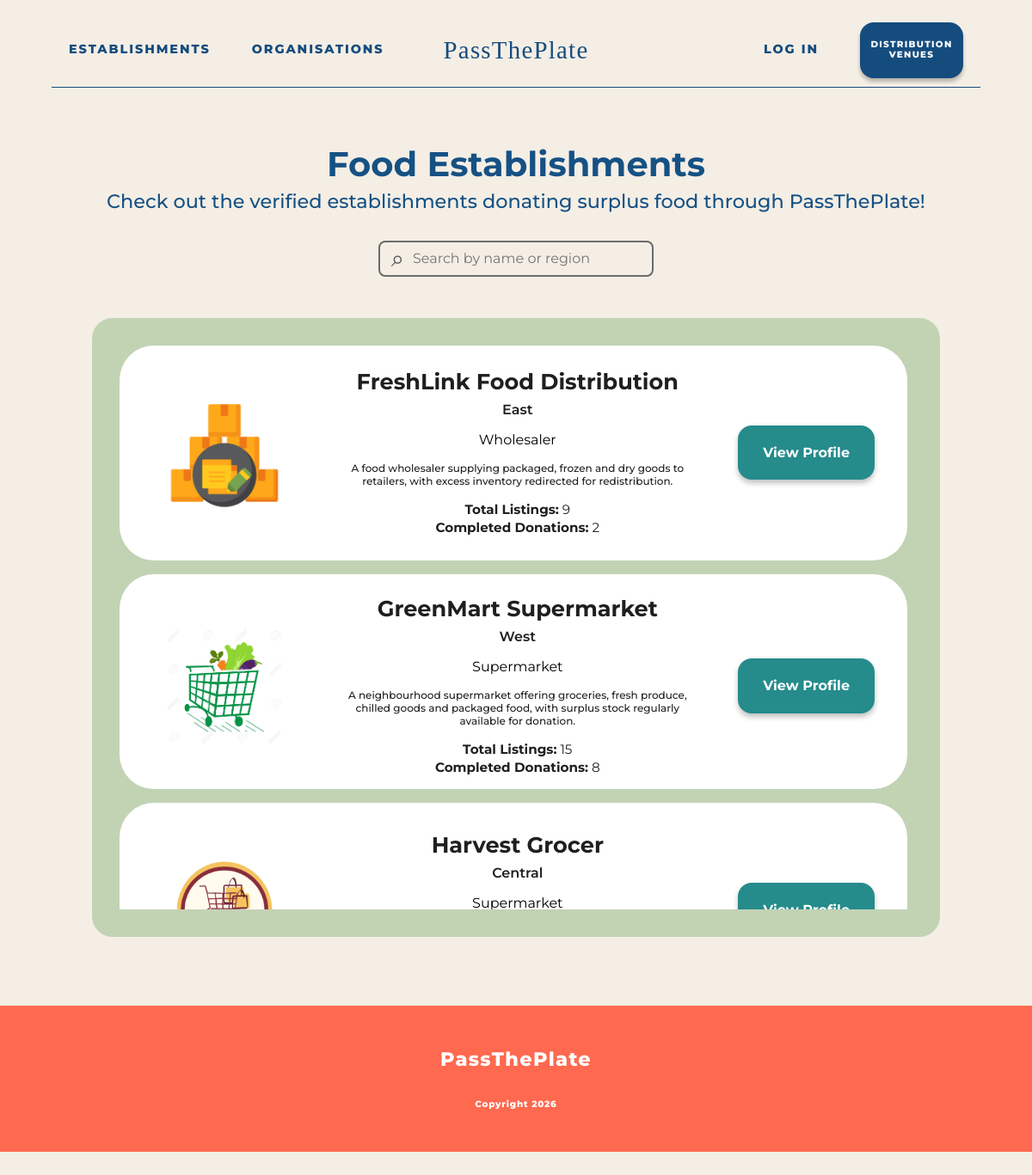
/establishments/, run on the app's committed database.
### foodrescue/models.py (models this page shows, shortened)
class Establishment(models.Model):
    class Region(models.TextChoices):
        NORTH = "north", "North"
        EAST = "east", "East"
        SOUTH = "south", "South"
        WEST = "west", "West"
        CENTRAL = "central", "Central"
    class BusinessType(models.TextChoices):
        SUPERMARKET = "supermarket", "Supermarket"
        BAKERY = "bakery", "Bakery"
        WHOLESALER = "wholesaler", "Wholesaler"
        MANUFACTURER = "manufacturer", "Manufacturer"
        OTHER = "other", "Other"
    user = models.OneToOneField(
        settings.AUTH_USER_MODEL,
        on_delete=models.CASCADE,
        related_name="establishment_profile"
    )
    business_name = models.CharField(max_length=200)
    profile_image = models.ImageField(
        upload_to="establishment_profile_images/",
        blank=True,
        null=True
    )
    description = models.TextField(blank=True)
    address = models.TextField()
    postal_code = models.CharField(
        max_length=10,
        blank=True
    )
    general_location = models.CharField(
        max_length=20,
        choices=Region.choices,
        default=Region.WEST
    )
    business_type = models.CharField(
        max_length=30,
        choices=BusinessType.choices,
        blank=True
    )
    contact_number = models.CharField(max_length=30, blank=True)
    certification_file = models.FileField(
        upload_to="establishment_certifications/",
        blank=True,
        null=True,
        validators=[FileExtensionValidator(allowed_extensions=["pdf"])]
    )
    is_verified = models.BooleanField(default=False)
    created_at = models.DateTimeField(auto_now_add=True)

### foodrescue/views.py (the view)
# urls.py: path("establishments/", views.public_establishments, name="public_establishments"),
def public_establishments(request):
    search_query = request.GET.get("q", "").strip()
    establishments = Establishment.objects.filter(
        is_verified=True
    ).order_by("business_name")
    if search_query:
        establishments = establishments.filter(
            Q(business_name__icontains=search_query) |
            Q(general_location__icontains=search_query) |
            Q(business_type__icontains=search_query)
        )
    for establishment in establishments:
        establishment.listings_count = FoodListing.objects.filter(
            establishment=establishment
        ).count()
        establishment.completed_donations_count = FoodListing.objects.filter(
            establishment=establishment,
            status=FoodListing.Status.COMPLETED
        ).count()
    return render(request, "foodrescue/public-pages/public-establishments.html", {
        "establishments": establishments,
        "search_query": search_query,
    })

### foodrescue/templates/foodrescue/public-pages/public-establishments.html (shortened to what this page needs)
{% load static %}
<!doctype html>
<html>
<head>
  <link rel="stylesheet" href="{% static 'foodrescue/base.css' %}">
  <link rel="stylesheet" href="{% static 'foodrescue/navbar-public.css' %}">
  <link rel="stylesheet" href="{% static 'foodrescue/footer.css' %}">
  <link rel="stylesheet" href="{% static 'foodrescue/public/public-establishments.css' %}">
</head>
<body>
  {% include "foodrescue/includes/navbar_public.html" %}
  <main class="public-establishments-page">
    <section class="establishments-header">
      <h1>Food Establishments</h1>
      <p>Check out the verified establishments donating surplus food through PassThePlate!</p>
      <form method="GET" class="establishment-search-form">
        <span class="search-icon">⌕</span>
        <input
          type="text"
          name="q"
          value="{{ search_query }}"
          placeholder="Search by name or region"
        >
      </form>
    </section>
    <section class="establishments-panel">
      <div class="establishments-scroll">
        {% for establishment in establishments %}
          <article class="establishment-card">
            <div class="establishment-image-box">
              {% if establishment.profile_image %}
                <img
                  src="{{ establishment.profile_image.url }}"
                  alt="{{ establishment.business_name }}"
                  class="establishment-profile-image"
                >
              {% else %}
                <div class="establishment-profile-placeholder"></div>
              {% endif %}
            </div>
            <div class="establishment-info">
              <h2>{{ establishment.business_name }}</h2>
              <h3>
                {% if establishment.general_location %}
                  {{ establishment.get_general_location_display }}
                {% else %}
                  Location not stated
                {% endif %}
              </h3>
              <p class="establishment-type">
                {% if establishment.business_type %}
                  {{ establishment.get_business_type_display }}
                {% else %}
                  Business type not stated
                {% endif %}
              </p>
              <p class="establishment-description">
                {% if establishment.description %}
                  {{ establishment.description|truncatechars:300 }}
                {% else %}
                  No description provided yet.
                {% endif %}
              </p>
              <div class="establishment-stats">
                <p>
                  <strong>Total Listings:</strong>
                  {{ establishment.listings_count }}
                </p>
                <p>
                  <strong>Completed Donations:</strong>
                  {{ establishment.completed_donations_count }}
                </p>
              </div>
            </div>
            <a href="{% url 'public_establishment_profile' establishment.id %}" class="view-profile-button">View Profile</a>
          </article>
        {% empty %}
          <p class="empty-message">No verified establishments found.</p>
        {% endfor %}
      </div>
    </section>
  </main>
  {% include "foodrescue/includes/footer.html" %}
</body>
</html>

### foodrescue/static/foodrescue/base.css (style rules this page uses)
* { box-sizing: border-box; font-family: "Montserrat", sans-serif; }
body { margin: 0; background-color: #f5efe6; }

### foodrescue/static/foodrescue/public/public-establishments.css (style rules this page uses)
body { margin: 0; background-color: #f4eee5; font-family: "Montserrat", sans-serif; }
.public-establishments-page { max-width: 1050px; margin: 0 auto; padding: 4rem 2rem 5rem; }
.establishments-header { text-align: center; margin-bottom: 3rem; }
.establishments-header h1 { margin: 0; color: #165184; font-size: 2.5rem; font-weight: 700; }
.establishments-header p { margin: 0.3rem 0 2rem; color: #165184; font-size: 1.4rem; font-weight: 500; }
.establishment-search-form { width: 320px; height: 42px; margin: 0 auto; border: 2px solid #6b6b6b; border-radius: 8px; background-color: #f4eee5; display: flex; align-items: center; padding: 0 0.8rem; box-sizing: border-box; }
.search-icon { font-size: 1.7rem; color: #555; margin-right: 0.5rem; }
.establishment-search-form input { width: 100%; border: none; outline: none; background: transparent; font-size: 1rem; font-family: "Montserrat", sans-serif; }
.establishments-panel { background-color: #c2d3b4; border-radius: 24px; padding: 2rem 1.4rem 2rem 2rem; height: 720px; box-sizing: border-box; }
.establishments-scroll { height: 100%; overflow-y: auto; padding-right: 1rem; display: flex; flex-direction: column; gap: 1rem; }
.establishment-card { background-color: white; border-radius: 40px; min-height: 250px; padding: 1.5rem 2rem; display: grid; grid-template-columns: 180px 1fr 170px; align-items: center; gap: 2rem; box-sizing: border-box; }
.establishment-image-box { display: flex; justify-content: center; align-items: center; }
.establishment-profile-image, .establishment-profile-placeholder { width: 140px; height: 140px; object-fit: cover; background-color: black; }
.establishment-info { text-align: center; }
.establishment-info h2 { margin: 0; color: #1f1f1f; font-size: 1.6rem; font-weight: 700; }
.establishment-info h3 { margin: 0.5rem 0; color: #1f1f1f; font-size: 1rem; font-weight: 600; }
.establishment-description { max-width: 420px; margin: 0.8rem auto 1rem; color: #1f1f1f; font-size: 0.75rem; font-weight: 500; line-height: 1.25; }
.establishment-stats p { margin: 0.15rem 0; color: #1f1f1f; font-size: 0.95rem; }
.view-profile-button { justify-self: center; background-color: #258b8b; color: white; text-decoration: none; padding: 1.4rem 1.8rem; border-radius: 16px; font-size: 1rem; font-weight: 700; box-shadow: 0 4px 6px rgba(0, 0, 0, 0.25); }

### data on the page
Establishment: profile_image (picture), business_name "FreshLink Food Distribution", general_location "East", business_type "Wholesaler", description "A food wholesaler supplying packaged, frozen and dry goods to retailers, with excess inventory redirected for redistribution.", listings_count "9", completed_donations_count "2"
Establishment: profile_image (picture), business_name "GreenMart Supermarket", general_location "West", business_type "Supermarket", description "A neighbourhood supermarket offering groceries, fresh produce, chilled goods and packaged food, with surplus stock regularly available for donation.", listings_count "15", completed_donations_count "8"
Establishment: profile_image (picture), business_name "Harvest Grocer", general_location "Central", business_type "Supermarket"
